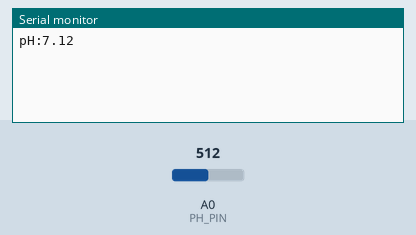
This sketch was run on a simulated Arduino Uno, built with avr-gcc and run on an emulated ATmega328P. Parts: the last lines printed to the serial monitor. The test bench sets the inputs (shaded band); at power-on: A0 (PH_PIN) = 512.

Above: at 1.2 s.
1.3 s: A0 (PH_PIN) set to 716
At 2.6 s:
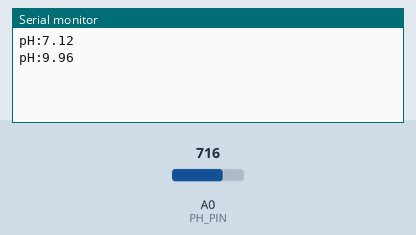
2.8 s: A0 (PH_PIN) set to 900
At 3.3 s:
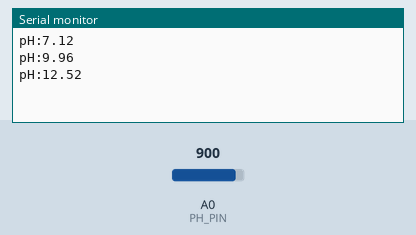
Timing chart, 0 to 5.8 s (numbered marks = the images above; inputs shaded):
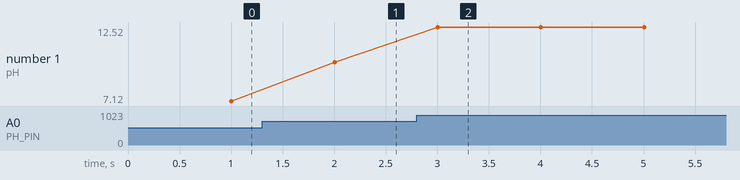

The sketch:

ph-monitor.ino
```cpp
// (licence header left out)
#include "DFRobot_PH.h"
#include <EEPROM.h>

#define PH_PIN A0
float  voltagePH,phValue,temperature = 25;
DFRobot_PH ph;

void setup()
{
    Serial.begin(9600);
    ph.begin();
}

void loop()
{
    char cmd[10];
    static unsigned long timepoint = millis();
    if(millis()-timepoint>1000U){                            //time interval: 1s
        timepoint = millis();
        //temperature = readTemperature();                   // read your temperature sensor to execute temperature compensation
        voltagePH = analogRead(PH_PIN)/1024.0*5000;          // read the ph voltage
        phValue    = ph.readPH(voltagePH,temperature);       // convert voltage to pH with temperature compensation
        float phValue=(float)voltagePH*5.0/1024/6; //convert the analog into millivolt
        phValue=3.5*phValue;
        Serial.print("pH:");
        Serial.println(phValue,2);
    }
    if(readSerial(cmd)){
        strupr(cmd);
        if(strstr(cmd,"PH")){
            ph.calibration(voltagePH,temperature,cmd);       //PH calibration process by Serail CMD
        }
    }
}

int i = 0;
bool readSerial(char result[]){
    while(Serial.available() > 0){
        char inChar = Serial.read();
        if(inChar == '\n'){
             result[i] = '\0';
             Serial.flush();
             i=0;
             return true;
        }
        if(inChar != '\r'){
             result[i] = inChar;
             i++;
        }
        delay(1);
    }
    return false;
}

float readTemperature()
{
  //add your code here to get the temperature from your temperature sensor
  return 25.0;
}
```

Measured:
- after the input at 1.3 s, the serial monitor: prints a new line after 0.70 s (image 1)
- after the input at 2.8 s, the serial monitor: prints a new line after 0.20 s (image 2)
- plotted number 1: 7.12 → 9.96 after the input at 1.3 s, 9.96 → 12.52 after the input at 2.8 s
